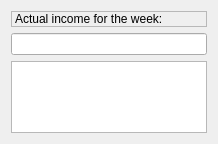
                 <widget class="QWidget" name="tboxPagePayWeek">
                  <property name="geometry">
                   <rect>
                    <x>0</x>
                    <y>0</y>
                    <width>218</width>
                    <height>144</height>
                   </rect>
                  </property>
                  <attribute name="label">
                   <string>Payment</string>
                  </attribute>
                  <layout class="QVBoxLayout" name="verticalLayout_17">
                   <item>
                    <widget class="QLabel" name="lblCalPricePayWeek">
                     <property name="frameShape">
                      <enum>QFrame::StyledPanel</enum>
                     </property>
                     <property name="frameShadow">
                      <enum>QFrame::Raised</enum>
                     </property>
                     <property name="text">
                      <string>Actual income for the week:</string>
                     </property>
                    </widget>
                   </item>
                   <item>
                    <widget class="vmLineEdit" name="txtCalPricePayWeek">
                     <property name="font">
                      <font>
                       <weight>75</weight>
                       <bold>true</bold>
                      </font>
                     </property>
                     <property name="readOnly">
                      <bool>true</bool>
                     </property>
                    </widget>
                   </item>
                   <item>
                    <widget class="vmListWidget" name="lstCalPaysWeek"/>
                   </item>
                  </layout>
                 </widget>
